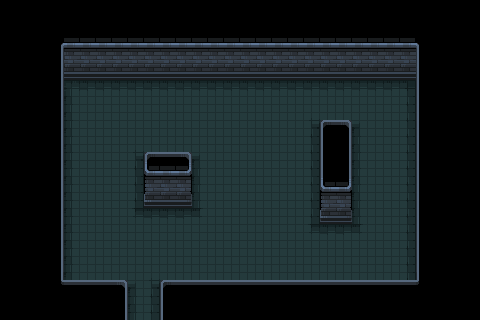

Tiled map render using the project's own tile images. Description and the whole map definition, tile-layer contents included, below:
An orthogonal 30x20 tile map with 16x16 px tiles, 3 tile layers (Back, Walls, Front) and 4 objects (ExitArea, PlayerSpawnPoint, CombatArea, EnemySpawnPoint).

<map version="1.10" tiledversion="1.10.2" orientation="orthogonal" renderorder="right-down" width="30" height="20" tilewidth="16" tileheight="16" infinite="0" nextlayerid="5" nextobjectid="6">
 <tileset firstgid="1" source="../Tilesets/dungeon_prison.tsx" />
 <layer id="1" name="Back" width="30" height="20">
  <data encoding="csv">
0,0,0,0,0,0,0,0,0,0,0,0,0,0,0,0,0,0,0,0,0,0,0,0,0,0,0,0,0,0,
0,0,0,0,0,0,0,0,0,0,0,0,0,0,0,0,0,0,0,0,0,0,0,0,0,0,0,0,0,0,
0,0,0,0,0,0,0,0,0,0,0,0,0,0,0,0,0,0,0,0,0,0,0,0,0,0,0,0,0,0,
0,0,0,0,0,0,0,0,0,0,0,0,0,0,0,0,0,0,0,0,0,0,0,0,0,0,0,0,0,0,
0,0,0,0,0,0,0,0,0,0,0,0,0,0,0,0,0,0,0,0,0,0,0,0,0,0,0,0,0,0,
0,0,0,0,5,6,6,6,6,6,6,6,6,6,6,6,6,6,6,6,6,6,6,6,6,7,0,0,0,0,
0,0,0,0,30,31,31,31,31,31,31,31,31,31,31,31,31,31,31,31,31,31,31,31,31,32,0,0,0,0,
0,0,0,0,30,31,31,31,31,31,31,31,31,31,31,31,31,31,31,8,56,56,10,31,31,32,0,0,0,0,
0,0,0,0,30,31,31,31,31,31,31,31,31,31,31,31,31,31,31,32,34,34,30,31,31,32,0,0,0,0,
0,0,0,0,30,31,31,31,8,56,56,56,10,31,31,31,31,31,31,32,34,34,30,31,31,32,0,0,0,0,
0,0,0,0,30,31,31,31,32,34,34,34,30,31,31,31,31,31,31,32,34,34,30,31,31,32,0,0,0,0,
0,0,0,0,30,31,31,31,32,34,34,34,30,31,31,31,31,31,31,32,34,34,30,31,31,32,0,0,0,0,
0,0,0,0,30,31,31,31,32,34,34,34,30,31,31,31,31,31,31,32,34,34,30,31,31,32,0,0,0,0,
0,0,0,0,30,31,31,31,58,6,6,6,60,31,31,31,31,31,31,32,34,34,30,31,31,32,0,0,0,0,
0,0,0,0,30,31,31,31,31,31,31,31,31,31,31,31,31,31,31,58,6,6,60,31,31,32,0,0,0,0,
0,0,0,0,30,31,31,31,31,31,31,31,31,31,31,31,31,31,31,31,31,31,31,31,31,32,0,0,0,0,
0,0,0,0,30,31,31,31,31,31,31,31,31,31,31,31,31,31,31,31,31,31,31,31,31,32,0,0,0,0,
0,0,0,0,55,56,56,56,10,8,56,56,56,56,56,56,56,56,56,56,56,56,56,56,56,57,0,0,0,0,
0,0,0,0,0,0,0,0,30,32,0,0,0,0,0,0,0,0,0,0,0,0,0,0,0,0,0,0,0,0,
0,0,0,0,0,0,0,0,30,32,0,0,0,0,0,0,0,0,0,0,0,0,0,0,0,0,0,0,0,0
</data>
 </layer>
 <layer id="2" name="Walls" width="30" height="20">
  <data encoding="csv">
0,0,0,0,0,0,0,0,0,0,0,0,0,0,0,0,0,0,0,0,0,0,0,0,0,0,0,0,0,0,
0,0,0,0,0,0,0,0,0,0,0,0,0,0,0,0,0,0,0,0,0,0,0,0,0,0,0,0,0,0,
0,0,0,104,2,2,2,2,2,2,2,2,2,2,2,2,2,2,2,2,2,2,2,2,2,2,105,0,0,0,
0,0,0,129,27,27,27,27,27,27,27,27,27,27,27,27,27,27,27,27,27,27,27,27,27,27,130,0,0,0,
0,0,0,129,52,52,52,52,52,52,52,52,52,52,52,52,52,52,52,52,52,52,52,52,52,52,130,0,0,0,
0,0,0,129,0,0,0,0,0,0,0,0,0,0,0,0,0,0,0,0,0,0,0,0,0,0,130,0,0,0,
0,0,0,129,0,0,0,0,0,0,0,0,0,0,0,0,0,0,0,0,0,0,0,0,0,0,130,0,0,0,
0,0,0,129,0,0,0,0,0,0,0,0,0,0,0,0,0,0,0,0,0,0,0,0,0,0,130,0,0,0,
0,0,0,129,0,0,0,0,0,0,0,0,0,0,0,0,0,0,0,0,130,129,0,0,0,0,130,0,0,0,
0,0,0,129,0,0,0,0,0,0,0,0,0,0,0,0,0,0,0,0,130,129,0,0,0,0,130,0,0,0,
0,0,0,129,0,0,0,0,0,101,2,103,0,0,0,0,0,0,0,0,130,129,0,0,0,0,130,0,0,0,
0,0,0,129,0,0,0,0,0,126,27,128,0,0,0,0,0,0,0,0,101,103,0,0,0,0,130,0,0,0,
0,0,0,129,0,0,0,0,0,151,52,153,0,0,0,0,0,0,0,0,126,128,0,0,0,0,130,0,0,0,
0,0,0,129,0,0,0,0,0,0,0,0,0,0,0,0,0,0,0,0,151,153,0,0,0,0,130,0,0,0,
0,0,0,129,0,0,0,0,0,0,0,0,0,0,0,0,0,0,0,0,0,0,0,0,0,0,130,0,0,0,
0,0,0,129,0,0,0,0,0,0,0,0,0,0,0,0,0,0,0,0,0,0,0,0,0,0,130,0,0,0,
0,0,0,129,0,0,0,0,0,0,0,0,0,0,0,0,0,0,0,0,0,0,0,0,0,0,130,0,0,0,
0,0,0,154,0,0,0,0,0,0,0,0,0,0,0,0,0,0,0,0,0,0,0,0,0,0,155,0,0,0,
0,0,0,0,410,410,410,129,0,0,130,410,410,410,410,410,410,410,410,410,410,410,410,410,410,410,0,0,0,0,
0,0,0,0,0,0,0,129,0,0,130,0,0,0,0,0,0,0,0,0,0,0,0,0,0,0,0,0,0,0
</data>
 </layer>
 <layer id="3" name="Front" width="30" height="20">
  <data encoding="csv">
0,0,0,0,0,0,0,0,0,0,0,0,0,0,0,0,0,0,0,0,0,0,0,0,0,0,0,0,0,0,
0,0,0,0,0,0,0,0,0,0,0,0,0,0,0,0,0,0,0,0,0,0,0,0,0,0,0,0,0,0,
0,0,0,0,0,0,0,0,0,0,0,0,0,0,0,0,0,0,0,0,0,0,0,0,0,0,0,0,0,0,
0,0,0,0,0,0,0,0,0,0,0,0,0,0,0,0,0,0,0,0,0,0,0,0,0,0,0,0,0,0,
0,0,0,0,0,0,0,0,0,0,0,0,0,0,0,0,0,0,0,0,0,0,0,0,0,0,0,0,0,0,
0,0,0,0,0,0,0,0,0,0,0,0,0,0,0,0,0,0,0,0,0,0,0,0,0,0,0,0,0,0,
0,0,0,0,0,0,0,0,0,0,0,0,0,0,0,0,0,0,0,0,0,0,0,0,0,0,0,0,0,0,
0,0,0,0,0,0,0,0,0,0,0,0,0,0,0,0,0,0,0,0,76,78,0,0,0,0,0,0,0,0,
0,0,0,0,0,0,0,0,0,0,0,0,0,0,0,0,0,0,0,0,0,0,0,0,0,0,0,0,0,0,
0,0,0,0,0,0,0,0,0,76,77,78,0,0,0,0,0,0,0,0,0,0,0,0,0,0,0,0,0,0,
0,0,0,0,0,0,0,0,0,0,0,0,0,0,0,0,0,0,0,0,0,0,0,0,0,0,0,0,0,0,
0,0,0,0,0,0,0,0,0,0,0,0,0,0,0,0,0,0,0,0,0,0,0,0,0,0,0,0,0,0,
0,0,0,0,0,0,0,0,0,0,0,0,0,0,0,0,0,0,0,0,0,0,0,0,0,0,0,0,0,0,
0,0,0,0,0,0,0,0,0,0,0,0,0,0,0,0,0,0,0,0,0,0,0,0,0,0,0,0,0,0,
0,0,0,0,0,0,0,0,0,0,0,0,0,0,0,0,0,0,0,0,0,0,0,0,0,0,0,0,0,0,
0,0,0,0,0,0,0,0,0,0,0,0,0,0,0,0,0,0,0,0,0,0,0,0,0,0,0,0,0,0,
0,0,0,0,0,0,0,0,0,0,0,0,0,0,0,0,0,0,0,0,0,0,0,0,0,0,0,0,0,0,
0,0,0,0,77,77,77,78,0,0,76,77,77,77,77,77,77,77,77,77,77,77,77,77,77,77,0,0,0,0,
0,0,0,0,0,0,0,0,0,0,0,0,0,0,0,0,0,0,0,0,0,0,0,0,0,0,0,0,0,0,
0,0,0,0,0,0,0,0,0,0,0,0,0,0,0,0,0,0,0,0,0,0,0,0,0,0,0,0,0,0
</data>
 </layer>
 <objectgroup id="4" name="Entities">
  <object id="2" type="ExitArea" x="128" y="304" width="32" height="16">
   <properties>
    <property name="TargetScene" value="Hub" />
   </properties>
  </object>
  <object id="3" type="PlayerSpawnPoint" x="144" y="288">
   <properties>
    <property name="Id" value="0" />
   </properties>
   <point />
  </object>
  <object id="4" type="CombatArea" x="64" y="80">
   <polygon points="0,0 80,0 80,128 128,128 128,80 80,80 80,0 256,0 256,144 288,144 288,48 256,48 256,0 352,0 352,208 0,208" />
  </object>
  <object id="5" type="EnemySpawnPoint" x="240" y="128">
   <point />
  </object>
 </objectgroup>
</map>
